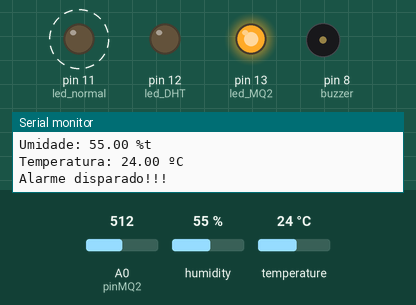
Recording of a sketch running on a simulated Arduino Mega 2560, built with avr-gcc and run on an emulated ATmega2560. Shown: output pins drawn as LEDs (lit = HIGH), buzzer (waves = sounding, pin HIGH), the last lines printed to the serial monitor. Dashed ring = blinking. Inputs (shaded band) come from the test bench; at power-on: A0 (pinMQ2) = 512, humidity 55 %, temperature 24 °C. WiFi joins after 1.5 s; servers stay silent unless stated.

Above: at 3.0 s.
3.1 s: A0 (pinMQ2) set to 328
9.5 s: A0 (pinMQ2) set to 303
At 10.7 s:
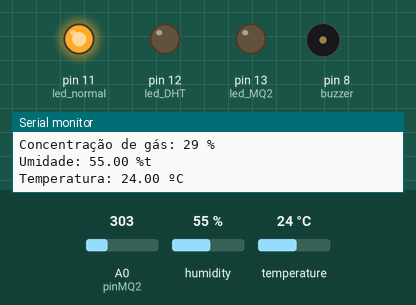
12.2 s: A0 (pinMQ2) set to 511
At 13.7 s:
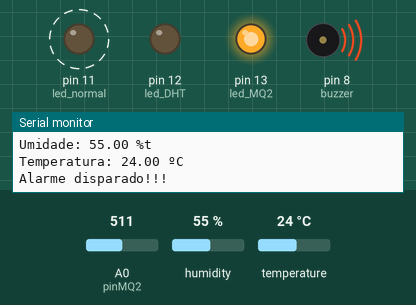
18.7 s: A0 (pinMQ2) set to 306
At 19.8 s:
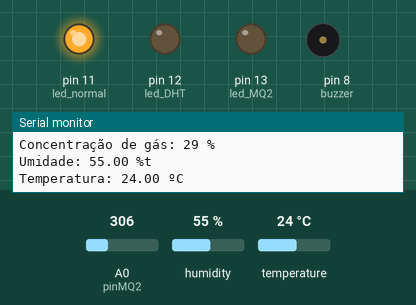
Timing chart, 0 to 21.7 s (numbered marks = the images above; inputs shaded):
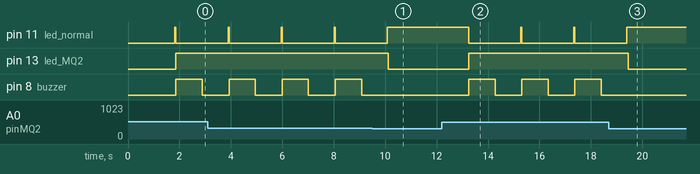

The sketch:

sketch_jan30a.ino
```cpp
/*************************************************************
  WARNING!
    It's very tricky to get it working. Please read this article:
    http://help.blynk.cc/hardware-and-libraries/arduino/esp8266-with-at-firmware

  You’ll need:
   - Blynk IoT app (download from App Store or Google Play)
   - Arduino Mega 2560 board
   - Decide how to connect to Blynk
     (USB, Ethernet, Wi-Fi, Bluetooth, ...)

  There is a bunch of great example sketches included to show you how to get
  started. Think of them as LEGO bricks  and combine them as you wish.
  For example, take the Ethernet Shield sketch and combine it with the
  Servo example, or choose a USB sketch and add a code from SendData
  example.
 *************************************************************/

#include "DHT.h"

#define DHTPIN A1 // pino que estamos conectado
#define DHTTYPE DHT11 // DHT 11
DHT dht(DHTPIN, DHTTYPE);

// definição dos pinos dos sensores
int pinMQ2 = A0; //Pino do sensor de gás MQ2
int pinDHT = A2; //Pino do sensor de temperatura DHT

// definição dos pinos dos sinalizadores
int buzzer = 8;  //Pino
int led_normal = 11; //led para reportar mudança de leitura do sensor de gas
int led_DHT = 12; //led para reportar mudança de leitura do sensor de temperatura
int led_MQ2 = 13; //led para reportar mudança de leitura do sensor de gas

// definição das variáveis para acionar o buzzer e led do buzzer
int limite_gas = 31; //Variável para selecionar a quantidade de Gás/Fumaça detectada
float limite_temp = 55.0;
int leitura_gas = 0;
float leitura_temp = 0;
float leitura_umidade = 0;


/* Fill-in information from Blynk Device Info here */
#define BLYNK_TEMPLATE_ID "TMPLpxB4nST2"
#define BLYNK_DEVICE_NAME "GasDetector"
#define BLYNK_AUTH_TOKEN "NelcQi10cdnztchB_tB-TMrBt4Isctgg"

/* Comment this out to disable prints and save space */
#define BLYNK_PRINT Serial


#include <ESP8266_Lib.h>
#include <BlynkSimpleShieldEsp8266.h>

// Your WiFi credentials.
// Set password to "" for open networks.
char ssid[] = "dlink-4";
char pass[] = "abcd1234";

// Hardware Serial on Mega, Leonardo, Micro...
#define EspSerial Serial3

// or Software Serial on Uno, Nano...
// #include <SoftwareSerial.h>
// SoftwareSerial EspSerial(15, 14); // RX, TX

// Your ESP8266 baud rate:
#define ESP8266_BAUD 9600

ESP8266 wifi(&EspSerial);
BlynkTimer timer;

void setup()
{
  Serial.begin(9600);
  Serial.println("DHTxx test!");
  pinMode(buzzer, OUTPUT);
  pinMode(led_normal, OUTPUT);
  pinMode(led_MQ2, OUTPUT);
  pinMode(led_DHT, OUTPUT);
  dht.begin();

  // Debug console
  Serial.begin(9600);

  // Set ESP8266 baud rate
  EspSerial.begin(ESP8266_BAUD);
  delay(10);

  Blynk.begin(BLYNK_AUTH_TOKEN, wifi, ssid, pass);
  // You can also specify server:
  //Blynk.begin(BLYNK_AUTH_TOKEN, wifi, ssid, pass, "blynk.cloud", 80);
  //Blynk.begin(BLYNK_AUTH_TOKEN, wifi, ssid, pass, IPAddress(192,168,1,100), 8080);

  timer.setInterval(1000L, sendUptime);
}

void sendUptime(){
  Blynk.virtualWrite(0, leitura_gas); // ENVIA AO WIDGET GAUGE (PINO VIRTUAL 0) O VALOR DA LEITURA DO GAS
  Blynk.virtualWrite(1, leitura_temp); //ENVIA AO WIDGET GAUGE (PINO VIRTUAL 1) O VALOR DA TEMPERATURA
  Blynk.virtualWrite(2, leitura_umidade); //ENVIA AO WIDGET GAUGE (PINO VIRTUAL 2) O VALOR DA UMIDADE
}

void loop()
{

  Serial.println("-----+++++-----+++++-----+++++");
  digitalWrite(led_normal, HIGH);

  // Aquisição de gases inflamáveis pelo sensor MQ2 e retorno do valor na porta serial
  leitura_gas = analogRead(pinMQ2); //Faz a leitura da entrada do sensor
  leitura_gas = map(leitura_gas, 0, 1023, 0, 100); //Faz a conversão da variável para porcentagem
  Serial.print("Concentração de gás: "); //Escreve o valor na porta Serial
  Serial.print(leitura_gas);
  Serial.println(" %");


  // Aquisição da temperatura pelo sensor DHT11 e retorno do valor no monitor serial
  // A leitura da temperatura e umidade pode levar 250ms!
  // O atraso do sensor pode chegar a 2 segundos.
  float h = dht.readHumidity();
  leitura_umidade = h;
  float t = dht.readTemperature();
  leitura_temp = t;
  // testa se retorno é valido, caso contrário algo está errado.
  if (isnan(t) || isnan(h))
  {
    Serial.println("Failed to read from DHT");
  }
  else
  {
    Serial.print("Umidade: ");
    Serial.print(h);
    Serial.println(" %t");
    Serial.print("Temperatura: ");
    Serial.print(t);
    Serial.println(" ºC");
  }

  // Acionamento dos sinalizadores
  if (leitura_temp >= limite_temp) {   // Caso a temperatura lida seja maior que o limite definido
    digitalWrite(led_normal, LOW);
    digitalWrite(led_DHT, HIGH);       // aciona o led amarelo
  }
  else {
    digitalWrite(led_DHT, LOW);
  }
  if (leitura_gas >= limite_gas) {    // Caso o valor da leitura do gas seja maior que o limite definido
    digitalWrite(led_normal, LOW);
    digitalWrite(led_MQ2, HIGH);      // aciona o led vermelho e
    digitalWrite(buzzer, HIGH);       // aciona o buzzer (Alarme de vazamento)
    // tone(buzzer,80);
    Serial.println("Alarme disparado!!!"); //Apresenta mensagem na porta serial
    delay(1000); //Tempo de disparo do alarme
    digitalWrite(buzzer, LOW); //Desliga o alarme
    // noTone(buzzer);
    delay(1000); //Aguarda
  }
  else {
    digitalWrite(led_MQ2, LOW);
    delay(1000);
  }

  Blynk.run();
  timer.run();
}
  // You can inject your own code or combine it with other sketches.
  // Check other examples on how to communicate with Blynk. Remember
  // to avoid delay() function!
```

Measured:
- the behaviour switches between 318 and 317 on A0 (pinMQ2) (found by bisection; images 0 and 1)
- after the input at 9.5 s, pin 11 (led_normal): goes on until 10.1 s, then stays HIGH; pin 13 (led_MQ2): HIGH → LOW after 0.62 s; pin 8 (buzzer): stays LOW (without the input it goes to HIGH after 0.62 s)
- after the input at 12.2 s, pin 11 (led_normal): alternates HIGH for 0.04 s and LOW for 2.0 s, starting after 1.1 s; pin 13 (led_MQ2): LOW → HIGH after 1.1 s; pin 8 (buzzer): alternates HIGH for 1.0 s and LOW for 1.0 s, starting after 1.1 s
- after the input at 18.7 s, pin 11 (led_normal): goes on until 19.4 s, then stays HIGH; pin 13 (led_MQ2): HIGH → LOW after 0.75 s; pin 8 (buzzer): stays LOW (without the input it goes to HIGH after 0.75 s)
- by itself, pin 11 (led_normal): alternates HIGH for 0.04 s and LOW for 2.0 s
- by itself, pin 8 (buzzer): alternates HIGH for 1.0 s and LOW for 1.0 s
